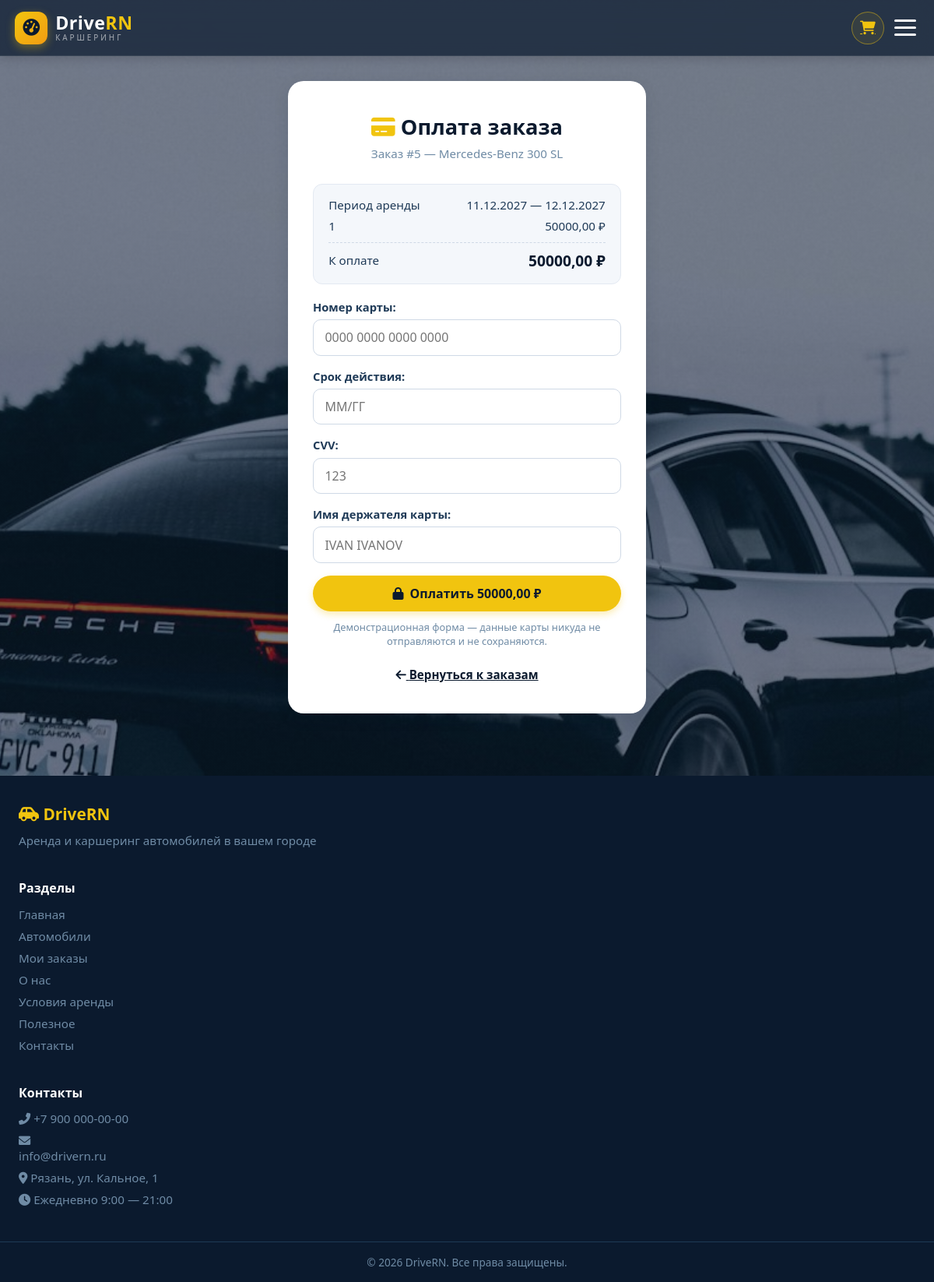
Screenshot of /my-orders/5/pay/ (signed in) with the database file from the repository.
### products/models.py (models this page shows, shortened)
class RentalOrder(models.Model):
    class Status(models.TextChoices):
        NEW = 'new', 'Новый'
        CONFIRMED = 'confirmed', 'Подтверждён'
        ACTIVE = 'active', 'Активная аренда'
        COMPLETED = 'completed', 'Завершён'
        CANCELLED = 'cancelled', 'Отменён'
    user = models.ForeignKey(
        settings.AUTH_USER_MODEL,
        verbose_name='Пользователь',
        on_delete=models.CASCADE,
        related_name='orders',
    )
    car = models.ForeignKey(
        Car,
        verbose_name='Автомобиль',
        on_delete=models.PROTECT,
        related_name='orders',
    )
    start_date = models.DateField('Дата начала')
    end_date = models.DateField('Дата окончания')
    days = models.PositiveSmallIntegerField('Суток', default=1)
    total_price = models.DecimalField('Итого, ₽', max_digits=10, decimal_places=2, default=0)
    comment = models.TextField('Комментарий', blank=True)
    status = models.CharField(
        'Статус',
        max_length=10,
        choices=Status.choices,
        default=Status.NEW,
    )
    is_paid = models.BooleanField('Оплачен', default=False)
    created_at = models.DateTimeField('Создан', auto_now_add=True)
    class Meta:
        verbose_name = 'Заказ'
        verbose_name_plural = 'Заказы'
        ordering = ['-created_at']

class Car(models.Model):
    class Transmission(models.TextChoices):
        MANUAL = 'manual', 'Механика'
        AUTOMATIC = 'automatic', 'Автомат'
    class FuelType(models.TextChoices):
        PETROL = 'petrol', 'Бензин'
        DIESEL = 'diesel', 'Дизель'
        ELECTRIC = 'electric', 'Электро'
        HYBRID = 'hybrid', 'Гибрид'
    name = models.CharField('Название', max_length=128)
    slug = models.SlugField('Адрес (slug)', max_length=140, unique=True)
    brand = models.CharField('Марка', max_length=64)
    model = models.CharField('Модель', max_length=64)
    year = models.PositiveSmallIntegerField(
        'Год выпуска',
        validators=[MinValueValidator(1990), MaxValueValidator(2100)],
    )
    category = models.ForeignKey(
        CarCategory,
        verbose_name='Категория',
        on_delete=models.PROTECT,
        related_name='cars',
    )
    image = models.ImageField('Фото', upload_to='cars/', blank=True)
    short_description = models.CharField('Краткое описание', max_length=160, blank=True)
    description = models.TextField('Полное описание', blank=True)
    price_per_day = models.DecimalField(
        'Цена за сутки, ₽',
        max_digits=10,
        decimal_places=2,
        validators=[MinValueValidator(0)],
    )
    deposit = models.DecimalField(
        'Залог, ₽',
        max_digits=10,
        decimal_places=2,
        default=0,
    )
    seats = models.PositiveSmallIntegerField('Мест', default=5)
    transmission = models.CharField(
        'Коробка передач',
        max_length=10,
        choices=Transmission.choices,
        default=Transmission.MANUAL,
    )
    fuel_type = models.CharField(
        'Топливо',
        max_length=10,
        choices=FuelType.choices,
        default=FuelType.PETROL,
    )
    is_available = models.BooleanField('Доступна для аренды', default=True)
    created_at = models.DateTimeField('Добавлена', auto_now_add=True)
    class Meta:
        verbose_name = 'Автомобиль'
        verbose_name_plural = 'Автомобили'
        ordering = ['-created_at']

### products/views.py (the view)
# urls.py: path('my-orders/<int:pk>/pay/', views.pay_order, name='pay_order'),
@login_required
def pay_order(request, pk):
    order = get_object_or_404(RentalOrder, pk=pk, user=request.user)
    if order.is_paid:
        messages.info(request, f'Заказ #{order.pk} уже оплачен.')
        return redirect('products:my_orders')
    form = PaymentForm(request.POST or None)
    if request.method == 'POST' and form.is_valid():
        order.is_paid = True
        order.save(update_fields=['is_paid'])
        messages.success(request, f'Заказ #{order.pk} оплачен. Спасибо!')
        return redirect('products:my_orders')
    return render(request, 'products/payment.html', {'order': order, 'form': form})

### products/forms.py (shortened to what this page needs)
class PaymentForm(forms.Form):
    card_number = forms.CharField(
        label='Номер карты',
        max_length=19,
        widget=forms.TextInput(attrs={
            'class': TEXT_CLASS,
            'placeholder': '0000 0000 0000 0000',
            'inputmode': 'numeric',
            'autocomplete': 'cc-number',
        }),
    )
    expiry = forms.CharField(
        label='Срок действия',
        max_length=5,
        widget=forms.TextInput(attrs={
            'class': TEXT_CLASS,
            'placeholder': 'ММ/ГГ',
            'inputmode': 'numeric',
            'autocomplete': 'cc-exp',
        }),
    )
    cvv = forms.CharField(
        label='CVV',
        max_length=3,
        widget=forms.TextInput(attrs={
            'class': TEXT_CLASS,
            'placeholder': '123',
            'type': 'password',
            'inputmode': 'numeric',
            'autocomplete': 'cc-csc',
        }),
    )
    cardholder = forms.CharField(
        label='Имя держателя карты',
        widget=forms.TextInput(attrs={
            'class': TEXT_CLASS,
            'placeholder': 'IVAN IVANOV',
            'autocomplete': 'cc-name',
        }),
    )

### products/templates/products/payment.html (shortened to what this page needs)
{% extends 'products/base.html' %}
{% load static %}
{% block extra_css %}<link href="{% static 'css/auth.css' %}?v=3" rel="stylesheet"><link href="{% static 'css/products.css' %}?v=5" rel="stylesheet">{% endblock %}
{% block content %}
<div class="auth-card pay-card">
    <h1><i class="fas fa-credit-card"></i> Оплата заказа</h1>
    <p class="auth-sub">Заказ #{{ order.id }} — {{ order.car.brand }} {{ order.car.model }}</p>
    <div class="pay-summary">
        <div><span>Период аренды</span><span>{{ order.start_date|date:"d.m.Y" }} — {{ order.end_date|date:"d.m.Y" }}</span></div>
        <div><span>{{ order.days }} {{ order.days|pluralize:"сутки,суток,суток" }}</span><span>{{ order.total_price }} ₽</span></div>
        <div class="pay-total"><span>К оплате</span><strong>{{ order.total_price }} ₽</strong></div>
    </div>
    <form method="post">
        {% for field in form %}
            <div class="form-group">
                {{ field.label_tag }}
                {{ field }}
            </div>
        {% endfor %}
        <button type="submit" class="btn btn-primary btn-block"><i class="fas fa-lock"></i> Оплатить {{ order.total_price }} ₽</button>
        <p class="pay-hint">Демонстрационная форма — данные карты никуда не отправляются и не сохраняются.</p>
    </form>
    <p class="auth-switch"><a href="{% url 'products:my_orders' %}"><i class="fas fa-arrow-left"></i> Вернуться к заказам</a></p>
</div>
{% endblock %}

### static/css/base.css (style rules this page uses)
:root { --navy: #0b1a2e; --navy-light: #0f253b; --navy-border: #1e3a55; --yellow: #f1c40f; --yellow-dark: #f39c12; --text: #1f3a57; --muted: #6f8ba5; --bg: #f4f7fc; }
body { background-color: var(--bg); background-image: linear-gradient(rgba(11, 26, 46, 0.55), rgba(11, 26, 46, 0.55)), url('../img/bg.jpg'); background-size: cover; background-position: center; background-attachment: fixed; color: var(--text); min-height: 100vh; display: flex; flex-direction: column; }
.form-control { width: 100%; padding: 0.7rem 0.9rem; border: 1px solid #cfd9e6; border-radius: 10px; font-size: 1rem; font-family: inherit; background: #fff; color: var(--text); transition: 0.2s; }
.form-group { margin-bottom: 1rem; }
.form-group label { display: block; margin-bottom: 0.4rem; font-weight: 600; font-size: 0.92rem; }
.btn { display: inline-flex; align-items: center; justify-content: center; gap: 8px; padding: 0.75rem 1.6rem; border: none; border-radius: 40px; font-size: 1rem; font-weight: 600; font-family: inherit; cursor: pointer; text-decoration: none; transition: 0.2s; }
.btn-primary { background: var(--yellow); color: var(--navy); box-shadow: 0 4px 8px rgba(241, 196, 15, 0.3); }
.btn-block { width: 100%; }

### static/css/auth.css (style rules this page uses)
.auth-card { max-width: 460px; margin: 2rem auto; background: #fff; border-radius: 20px; padding: 2.5rem 2rem; box-shadow: 0 6px 20px rgba(15, 37, 59, 0.1); }
.auth-card h1 { font-size: 1.7rem; color: var(--navy); text-align: center; margin-bottom: 0.4rem; }
.auth-card h1 i { color: var(--yellow); }
.auth-sub { text-align: center; color: var(--muted); margin-bottom: 1.8rem; font-size: 0.95rem; }
.auth-switch { text-align: center; margin-top: 1.5rem; font-size: 0.95rem; color: var(--muted); }
.auth-switch a { color: var(--navy); font-weight: 600; }

### static/css/products.css (style rules this page uses)
.pay-summary { background: #f4f7fb; border: 1px solid #e3e9f2; border-radius: 12px; padding: 1rem 1.2rem; margin-bottom: 1.2rem; display: flex; flex-direction: column; gap: 0.45rem; font-size: 0.95rem; color: var(--text); }
.pay-summary div { display: flex; justify-content: space-between; gap: 1rem; }
.pay-summary .pay-total { border-top: 1px dashed #cfd9e6; padding-top: 0.55rem; margin-top: 0.2rem; align-items: center; }
.pay-summary .pay-total strong { color: var(--navy); font-size: 1.2rem; }
.pay-hint { font-size: 0.8rem; color: var(--muted); text-align: center; margin: 0.7rem 0 0; }

### rows the page displays
RentalOrder: id "5", car.brand "Mercedes-Benz", car.model "300 SL", start_date "11.12.2027", end_date "12.12.2027", days "1", total_price "50000,00"

### other values shown
{{ field.label_tag }} "Номер карты:" "Срок действия:" "CVV:" "Имя держателя карты:"
